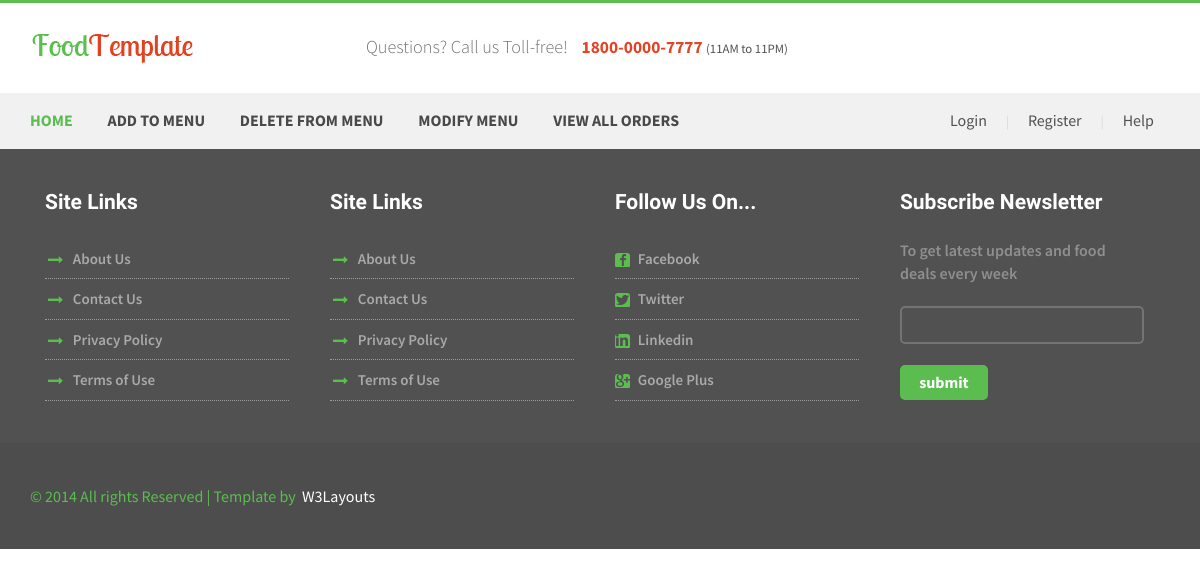
The page /view_orders_for_restaurant (signed in) on the database as committed earlier.
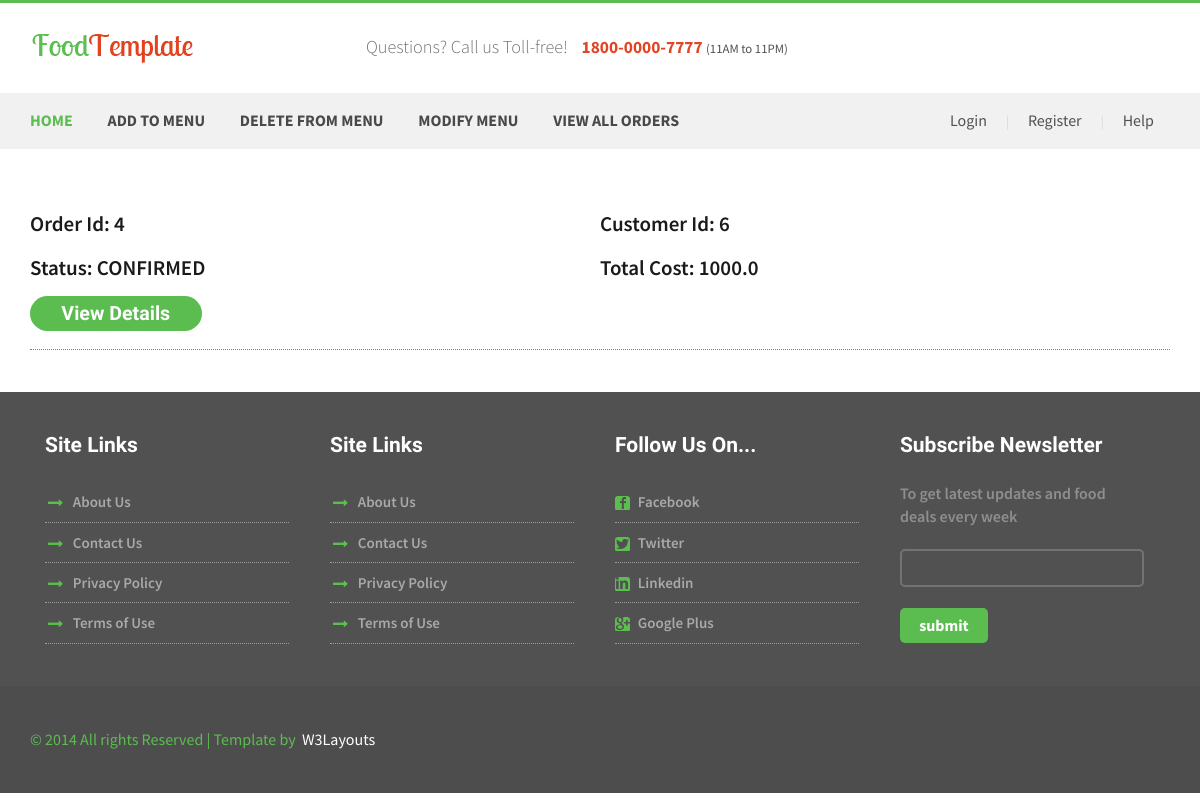
The same page on the database as committed later.
### tables this page shows
CREATE TABLE "order" (
	`id`	INTEGER NOT NULL PRIMARY KEY AUTOINCREMENT UNIQUE,
	`restaurant_id`	INTEGER,
	`customer_id`	INTEGER,
	`status`	TEXT NOT NULL,
	`description`	TEXT,
	`cost`	REAL,
	`review`	TEXT,
	FOREIGN KEY(`restaurant_id`) REFERENCES `restaurant`(`id`) ON DELETE CASCADE,
	FOREIGN KEY(`customer_id`) REFERENCES `customer`(`id`)
);

### routes.py (the view)
@app.route('/view_orders_for_restaurant', methods=['GET','POST'])
def view_orders_for_restaurant():
    if 'username' in session:
        restaurant_id = session['id']
        ordr = dbHandler.get_orders_for_restaurant(restaurant_id)
        return render_template('restaurant_view_orders.html',orders=ordr,logged_in = True )
    else:
        return render_template('index.html')

### models.py (called while the page is built)
def get_orders_for_restaurant(restaurant_id):
    conn = sql.connect("digin.db")
    t=(restaurant_id,)
    sqlQuery = "select * from 'order' where restaurant_id = ?"
    cur = conn.cursor()
    cur.execute(sqlQuery,t)
    rows = cur.fetchall()
    conn.close()
    return rows

### templates/restaurant_view_orders.html (shortened to what this page needs)
<!DOCTYPE html>
<html>
<head>
<link href="../static/css/bootstrap.css" rel='stylesheet' type='text/css' />
<link href="../static/css/style.css" rel="stylesheet" type="text/css" media="all" />
<link href="../static/css/animate.css" rel='stylesheet' type='text/css' />
</head>
<body>
	<div class="header">
		<div class="container">
			<div class="top-header">
				<div class="logo">
					<a href="index.html"><img src="../static/images/logo.png" class="img-responsive" alt="" /></a>
				</div>
				<div class="queries">
					<p>Questions? Call us Toll-free!<span>1800-0000-7777 </span><label>(11AM to 11PM)</label></p>
				</div>
				<div class="clearfix"></div>
			</div>
		</div>
			<div class="menu-bar">
			<div class="container">
				<div class="top-menu">
					<ul>
						<li class="active"><a href="#Home" class="scroll">Home</a></li>
						<li><a href="{{ url_for('add_product_to_menu') }}">Add To Menu</a></li>
						<li><a href="{{ url_for('order') }}">Delete From Menu</a></li>
						<li><a href="{{ url_for('contact') }}">Modify Menu</a></li>
						<li><a href="{{ url_for('view_orders_for_restaurant') }}">View All Orders</a></li>
					</ul>
				</div>
				<div class="login-section">
					<ul>
						<li><a href="{{ url_for('login') }}">Login</a>  </li> |
						<li><a href="{{ url_for('register') }}">Register</a> </li> |
						<li><a href="#">Help</a></li>
					</ul>
				</div>
				<div class="clearfix"></div>
			</div>
		</div>
				</div>
    {% for row in orders %}
	<div class="orders">
	<div class="container">
		<div class="order-top">
            <li class="item-lists"><h4>Order Id: {{row[0]}}</h4>
			</li>
            <li class="item-lists"><h4>Customer Id: {{row[2]}}</h4>
			</li>
            <li class="item-lists"><h4>Status: {{row[3]}}</h4>
			</li>
            <li class="item-lists"><h4>Total Cost: {{row[5]}}</h4>
			</li>
			<div class="clearfix"></div>
            <form id="{{row[0]}}" action="/view_details_of_order" method="post">
						<ul class="qty">
							<li><a class="morebtn hvr-rectangle-in" href="#" onclick='document.getElementById("{{row[0]}}").submit();'>View Details</a></li>
						</ul>
            </form>
		</div>
		</div>
	</div>
{% endfor %}
	<div class="contact-section" id="contact">
			<div class="container">
				<div class="contact-section-grids">
					<div class="col-md-3 contact-section-grid wow fadeInLeft" data-wow-delay="0.4s">
						<h4>Site Links</h4>
						<ul>
							<li><i class="point"></i></li>
							<li class="data"><a href="#">About Us</a></li>
						</ul>
						<ul>
							<li><i class="point"></i></li>
							<li class="data"><a href="#">Contact Us</a></li>
						</ul>
						<ul>
							<li><i class="point"></i></li>
							<li class="data"><a href="#">Privacy Policy</a></li>
						</ul>
						<ul>
							<li><i class="point"></i></li>
							<li class="data"><a href="#">Terms of Use</a></li>
						</ul>
					</div>
					<div class="col-md-3 contact-section-grid wow fadeInLeft" data-wow-delay="0.4s">
						<h4>Site Links</h4>
						<ul>
							<li><i class="point"></i></li>
							<li class="data"><a href="#">About Us</a></li>
						</ul>
						<ul>
							<li><i class="point"></i></li>
							<li class="data"><a href="#">Contact Us</a></li>
						</ul>
						<ul>
							<li><i class="point"></i></li>
							<li class="data"><a href="#">Privacy Policy</a></li>
						</ul>
						<ul>
							<li><i class="point"></i></li>
							<li class="data"><a href="#">Terms of Use</a></li>
						</ul>
					</div>
					<div class="col-md-3 contact-section-grid wow fadeInRight" data-wow-delay="0.4s">
						<h4>Follow Us On...</h4>
						<ul>
							<li><i class="fb"></i></li>
							<li class="data"> <a href="#">  Facebook</a></li>
						</ul>
						<ul>
							<li><i class="tw"></i></li>
							<li class="data"> <a href="#">Twitter</a></li>
						</ul>
						<ul>
							<li><i class="in"></i></li>
							<li class="data"><a href="#"> Linkedin</a></li>
						</ul>
						<ul>
							<li><i class="gp"></i></li>
							<li class="data"><a href="#">Google Plus</a></li>
						</ul>
					</div>
					<div class="col-md-3 contact-section-grid nth-grid wow fadeInRight" data-wow-delay="0.4s">
						<h4>Subscribe Newsletter</h4>
						<p>To get latest updates and food deals every week</p>
						<input type="text" class="text" value="" onfocus="this.value = '';" onblur="if (this.value == '') {this.value = '';}">
						<input type="submit" value="submit">
						</div>
					<div class="clearfix"></div>
				</div>
			</div>
		</div>
	<div class="footer">
		<div class="container">
			<p class="wow fadeInLeft" data-wow-delay="0.4s">&copy; 2014  All rights  Reserved | Template by &nbsp;<a href="http://w3layouts.com" target="target_blank">W3Layouts</a></p>
		</div>
	</div>
</body>
</html>

### static/css/style.css (style rules this page uses)
body { padding:0; margin:0; font-family: 'Source Sans Pro', sans-serif; }
body a { transition:0.5s all; -webkit-transition:0.5s all; -moz-transition:0.5s all; -o-transition:0.5s all; -ms-transition:0.5s all; }
input[type="button"],input[type="submit"] { transition:0.5s all; -webkit-transition:0.5s all; -moz-transition:0.5s all; -o-transition:0.5s all; -ms-transition:0.5s all; }
h1,h2,h3,h4,h5,h6 { margin:0; }
p { margin:0; }
ul { margin:0; padding:0; }
label { margin:0; }
.header { border-top: 3px solid #5BBD50; }
.top-header { padding:2em 0; }
.logo { float:left; }
.queries { float:left; margin-left:15%; }
.queries p { color:#727272; font-size:1.3em; font-weight:300; margin-top: 3px; }
.queries p span { color:#E24425; margin-left:0.8em; font-weight:700; font-size:0.95em; }
.queries p label { font-size:0.7em; color:#515151; font-weight:500; }
.top-menu { float:left; color:#D9D9D9; }
.login-section { float:right; color:#D9D9D9; }
.top-menu ul li { display:inline-block; margin: 0 16px; }
.top-menu ul li:first-child { margin-left: 0; }
.top-menu ul li a { text-decoration:none; margin:0.5em 0; display:block; color: #494949; font-size:16px; font-weight:700; text-transform:uppercase; }
.top-menu ul li.active a { color:#5BBD50; }
.login-section ul li { display:inline-block; margin: 0 16px; }
.login-section ul li a { margin:0.5em 0; display:block; color: #515151; font-size:16px; font-weight:500; }
.menu-bar { background:#F1F1F1; padding:0.6em 0; }
.nth-grid { margin-right:0; }
.contact-section { padding:3em 0; background:#515151; }
.contact-section-grid h4 { color:#FFFFFF; font-size:1.5em; font-weight:700; font-family: 'Lobster Two', cursive; margin-bottom:1.2em; }
.contact-section-grid ul li { display:inline-block; }
.contact-section-grid ul { border-bottom:1px dotted #9D9D9D; }
.contact-section-grid ul li i.point { width:20px; height:15px; background: url("../images/img-sprite.png") no-repeat -260px -46px; display: inline-block; vertical-align: middle; margin-right:5px; }
.contact-section-grid ul li i.fb { width:15px; height:15px; background: url("../images/img-sprite.png") no-repeat -280px -46px; display: inline-block; vertical-align: middle; margin-right:5px; border-radius: 3px; }
.contact-section-grid ul li i.tw { width:15px; height:15px; background: url("../images/img-sprite.png") no-repeat -295px -46px; display: inline-block; vertical-align: middle; margin-right:5px; border-radius: 3px; }
.contact-section-grid ul li i.in { width:15px; height:15px; background: url("../images/img-sprite.png") no-repeat -310px -46px; display: inline-block; vertical-align: middle; margin-right:5px; border-radius: 3px; }
.contact-section-grid ul li i.gp { width:15px; height:15px; background: url("../images/img-sprite.png") no-repeat -325px -46px; display: inline-block; vertical-align: middle; margin-right:5px; border-radius: 3px; }
.contact-section-grid ul li.data { color:#A9A9A9; font-weight:600; font-size:15px; margin:0.6em 0; }
.contact-section-grid ul li a { color:#A9A9A9; }
.contact-section-grid { width: 24%; margin-right: 1%; }
.contact-section-grid p { color:#8F8F8F; font-weight:600; font-size:16px; }
.contact-section-grid input.text { border: 2px solid #737373; outline: none; border-radius: 5px; background:#515151; padding:0.5em; width:100%; margin:1.5em 0; color:#fff; }
.contact-section-grid input[type="submit"] { outline: none; border:none; background:#5BBD50; color:#fff; font-size:16px; font-weight:700; padding:0.4em 1.2em; border-radius:5px; }
.orders { padding: 3em 0; }
.order-top h4 { color: #1A1A1A; font-size: 1.5em; font-weight: 600; margin-bottom: 1em; }
.order-top { padding: 1.5em 0; border-bottom: 1px dotted #5fa022; }
li.item-lists { float: left; width: 50%; }
.order-top li { display: inline-block; vertical-align: middle; }
ul.qty { padding: 0; margin: 0; list-style: none; }
ul.qty li { display: inline-block; margin-right: 10%; }
.footer { padding:3em 0; background:#4D4D4D; }
.footer p { color:#5BBD50; font-size:16px; font-weight:500; }
.footer a { color:#FFF; }
a.morebtn { border: none; outline: none; padding: 0.3em 1.6em; color: #fff; background: #5BBD50; font-size: 1.4em; font-weight: 700; font-family: 'Lobster Two', cursive; border-radius: 20px; -webkit-border-radius: 20px; -moz-border-radius: 20px; -o-border-radius: 20px; text-decoration:none; }

Rows that differ between the two databases and show on the page:
added order: id "4", customer "6", status "CONFIRMED", cost "1000.0"
